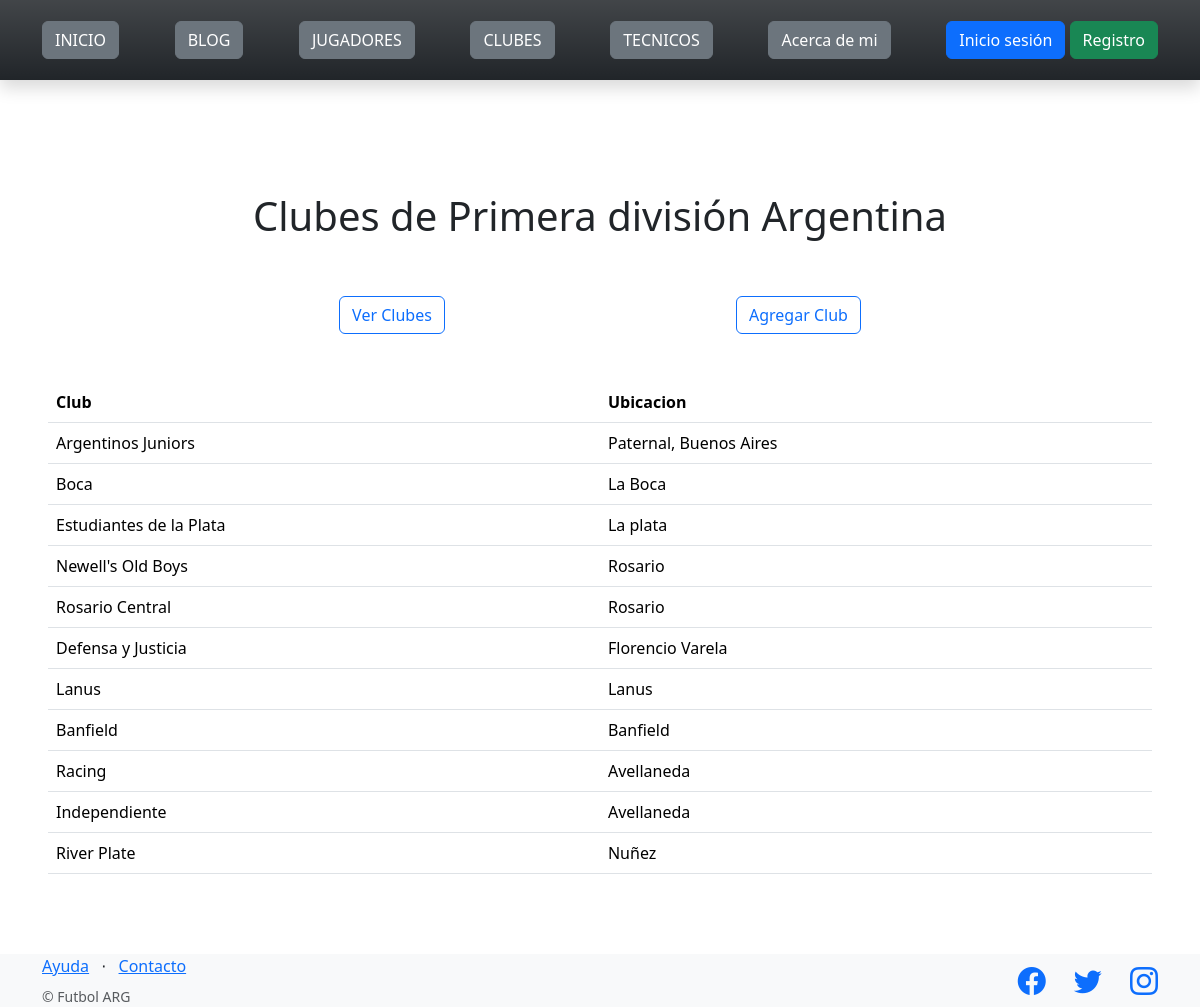
Screenshot of /futbol/clubes/ with the database file from the repository.
### control_futbol/models.py (models this page shows)
class Club(models.Model):
    nombre = models.CharField(max_length=256)
    ubicacion = models.CharField(max_length=256)

### control_futbol/views.py (the view)
# urls.py: path("clubes/",  listar_clubes, name="lista_clubes"),
def listar_clubes(request):
    contexto = {
        "clubes": Club.objects.all(),
    }
    http_response = render(
        request = request,
        template_name = 'control_futbol/lista_clubes.html',
        context=contexto,
    )
    return http_response

### control_futbol/templates/control_futbol/lista_clubes.html (shortened to what this page needs)
{% extends "base.html" %}
{% block contenido %}
<h1 class="d-flex justify-content-center">Clubes de Primera división Argentina</h1>
<br><br>
<section class="d-flex justify-content-evenly">
    <a href="{% url 'lista_clubes' %}"><button type="button" class="btn btn-outline-primary">Ver Clubes</button></a>
    <a href="{% url 'agregar_clubes' %}"><button type="button" class="btn btn-outline-primary">Agregar Club</button></a>
</section>
<br><br>
<table class="table">
    <tbody>
        <tr>
            <th>Club</th>
            <th>Ubicacion</th>
        </tr>
        {% for Club in clubes %}
        <tr>
            <td>{{ Club.nombre }}</td>
            <td>{{ Club.ubicacion }}</td>
        </tr>
        {% endfor %}
    </tbody>
</table>
{% endblock contenido %}

### rows the page displays
Club: nombre "Argentinos Juniors", ubicacion "Paternal, Buenos Aires"
Club: nombre "Boca", ubicacion "La Boca"
Club: nombre "Estudiantes de la Plata", ubicacion "La plata"
Club: nombre "Newell's Old Boys", ubicacion "Rosario"
Club: nombre "Rosario Central", ubicacion "Rosario"
Club: nombre "Defensa y Justicia", ubicacion "Florencio Varela"
Club: nombre "Lanus", ubicacion "Lanus"
Club: nombre "Banfield", ubicacion "Banfield"
Club: nombre "Racing", ubicacion "Avellaneda"
Club: nombre "Independiente", ubicacion "Avellaneda"
Club: nombre "River Plate", ubicacion "Nuñez"
